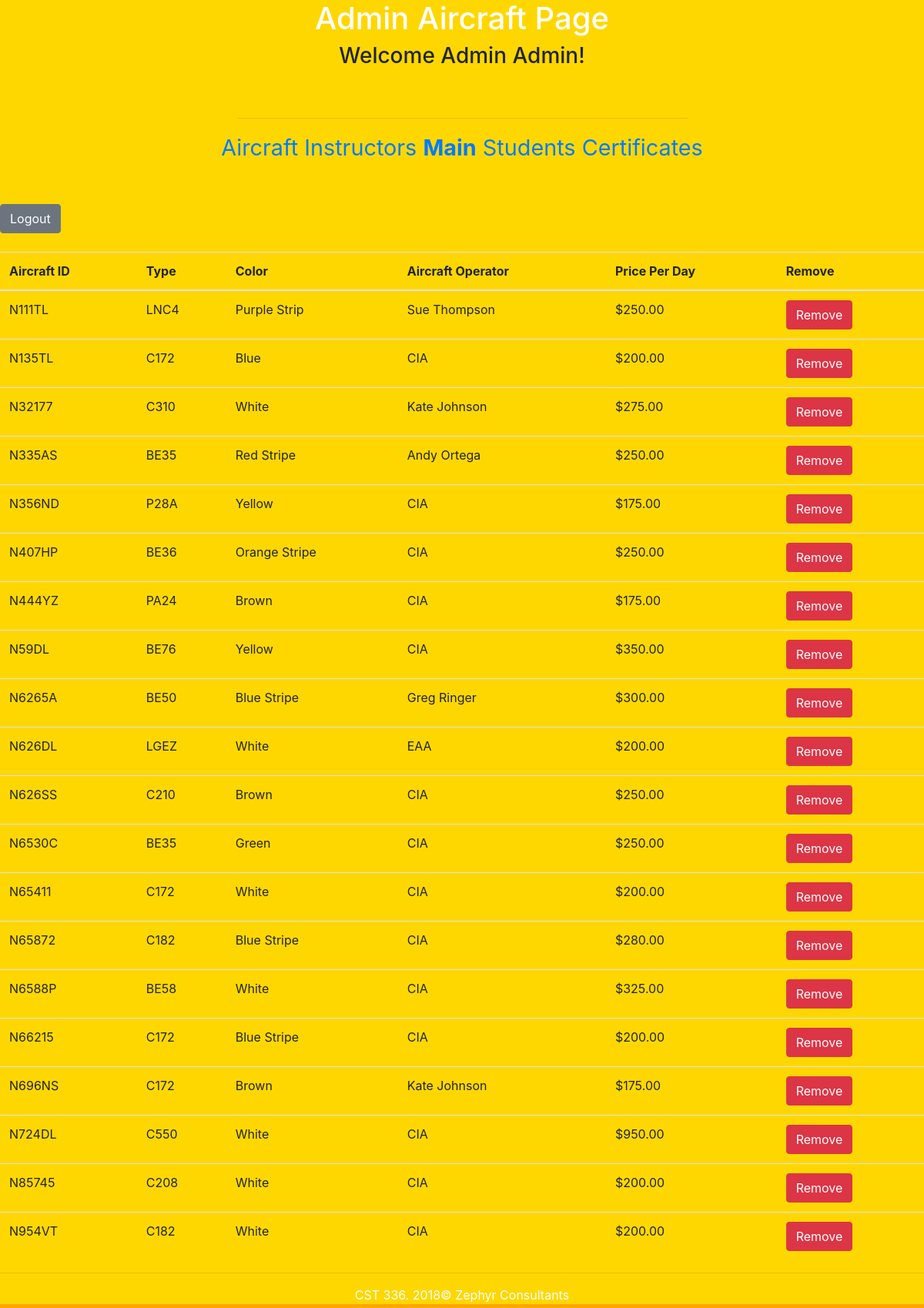
Page /finalProject/admin/aircraftSubAdmin.php (signed in) on the committed database.
### tables this page shows
CREATE TABLE `aircraft` (
  `aircraft_id` char(7) NOT NULL,
  `aircraft_type` char(35) DEFAULT NULL,
  `color` char(50) DEFAULT NULL,
  `aircraft_operator` char(50) DEFAULT NULL,
  `price_per_day` decimal(9,2) DEFAULT '0.00'
);

### finalProject/admin/aircraftSubAdmin.php (the view, shortened to what this page needs)
<?php
$conn = getDatabaseConnection("channel_islands");
function displayAllAirplanes() {
    global $conn;
    $sql="SELECT * FROM aircraft";
    $statement = $conn->prepare($sql);
    $statement->execute();
    $records = $statement->fetchAll(PDO::FETCH_ASSOC);
    return $records;
}
?>
<!DOCTYPE html>
<html>
    <head>
        <link rel="stylesheet" href="https://stackpath.bootstrapcdn.com/bootstrap/4.1.2/css/bootstrap.min.css">
        <link href="css/styles.css" rel="stylesheet" type="text/css" />
    </head>
    <body>
        <header>
            <h1> Admin Aircraft Page </h1>
        </header>
        <h3> Welcome <?=$_SESSION['adminName']?>!</h3><br />
        <nav>
            <hr width="50%" />
            <a href="aircraftSubAdmin.php">Aircraft</a>
            <a href="instructorsSubAdmin.php">Instructors</a>
            <a href="mainAdmin.php"><strong>Main</strong></a>
            <a href="studentsSubAdmin.php">Students</a>
            <a href="certificatesSubAdmin.php">Certificates</a>
        </nav>
        <br /><br />
        <form action="/cst336/finalProject/logout.php">
            <input type="submit" class = 'btn btn-secondary' id = "beginning" value="Logout"/>
        </form>
        <br />
        <?php
        $records=displayAllAirplanes();
        echo "<table class='table table-hover'>";
        echo "<thread>
        <tr>
            <th scope='col'>Aircraft ID</th>
            <th scope='col'>Type</th>
            <th scope='col'>Color</th>
            <th scope='col'>Aircraft Operator</th>
            <th scope='col'>Price Per Day</th>
            <th scope='col'>Remove</th>
        </tr>
       </thread>";
       echo"<tbody>";
       foreach($records as $record) {
           echo "<tr>";
           echo "<td>" . $record['aircraft_id'] . "</td>";
           echo "<td>" . $record['aircraft_type'] . "</td>";
           echo "<td>" . $record['color'] . "</td>";
           echo "<td>" . $record['aircraft_operator'] . "</td>";
           echo "<td>$" . $record['price_per_day'] . "</td>";
           echo "<form action='deleteAircraft.php' onsubmit='return confirmDelete()'>";
           echo "<td><input type='submit' class = 'btn btn-danger' value='Remove'></td>";
       }
       echo "</tbody>";
       echo "</table>";
       ?>
       <footer>
            <hr>
            CST 336. 2018&copy;  Zephyr Consultants <br />
        </footer>
    </body>
</html>

### finalProject/admin/css/styles.css (style rules this page uses)
nav { padding: 15px; padding-bottom: 4px; font-size: 1.8em; text-decoration: none; color: white; }
h3 { text-align: center; }
header, nav { text-align: center; color: white; }
body { background-color:gold; }
footer { text-align: center; color: white; border-bottom: 5px orange solid; }

### rows in the picture
aircraft: aircraft_id "N111TL", aircraft_type "LNC4", color "Purple Strip", aircraft_operator "Sue Thompson", price_per_day "250.00"
aircraft: aircraft_id "N135TL", aircraft_type "C172", color "Blue", aircraft_operator "CIA", price_per_day "200.00"
aircraft: aircraft_id "N32177", aircraft_type "C310", color "White", aircraft_operator "Kate Johnson", price_per_day "275.00"
aircraft: aircraft_id "N335AS", aircraft_type "BE35", color "Red Stripe", aircraft_operator "Andy Ortega", price_per_day "250.00"
aircraft: aircraft_id "N356ND", aircraft_type "P28A", color "Yellow", aircraft_operator "CIA", price_per_day "175.00"
aircraft: aircraft_id "N407HP", aircraft_type "BE36", color "Orange Stripe", aircraft_operator "CIA", price_per_day "250.00"
aircraft: aircraft_id "N444YZ", aircraft_type "PA24", color "Brown", aircraft_operator "CIA", price_per_day "175.00"
aircraft: aircraft_id "N59DL", aircraft_type "BE76", color "Yellow", aircraft_operator "CIA", price_per_day "350.00"
aircraft: aircraft_id "N6265A", aircraft_type "BE50", color "Blue Stripe", aircraft_operator "Greg Ringer", price_per_day "300.00"
aircraft: aircraft_id "N626DL", aircraft_type "LGEZ", color "White", aircraft_operator "EAA", price_per_day "200.00"
aircraft: aircraft_id "N626SS", aircraft_type "C210", color "Brown", aircraft_operator "CIA", price_per_day "250.00"
aircraft: aircraft_id "N6530C", aircraft_type "BE35", color "Green", aircraft_operator "CIA", price_per_day "250.00"
aircraft: aircraft_id "N65411", aircraft_type "C172", color "White", aircraft_operator "CIA", price_per_day "200.00"
aircraft: aircraft_id "N65872", aircraft_type "C182", color "Blue Stripe", aircraft_operator "CIA", price_per_day "280.00"
aircraft: aircraft_id "N6588P", aircraft_type "BE58", color "White", aircraft_operator "CIA", price_per_day "325.00"
aircraft: aircraft_id "N66215", aircraft_type "C172", color "Blue Stripe", aircraft_operator "CIA", price_per_day "200.00"
aircraft: aircraft_id "N696NS", aircraft_type "C172", color "Brown", aircraft_operator "Kate Johnson", price_per_day "175.00"
aircraft: aircraft_id "N724DL", aircraft_type "C550", color "White", aircraft_operator "CIA", price_per_day "950.00"
aircraft: aircraft_id "N85745", aircraft_type "C208", color "White", aircraft_operator "CIA", price_per_day "200.00"
aircraft: aircraft_id "N954VT", aircraft_type "C182", color "White", aircraft_operator "CIA", price_per_day "200.00"

### other values in the picture
$_SESSION['adminName'] "Admin Admin"
